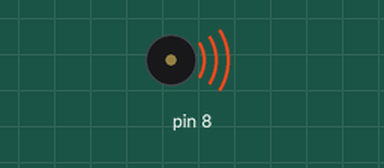
A sketch run on a simulated Arduino Uno, built with avr-gcc and run on an emulated ATmega328P. Parts: buzzer (waves = sounding).

Above: at 0.05 s.
At 2.41 s:
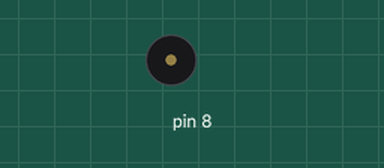
Timing chart, 0 to 3.0 s (numbered marks = the images above):
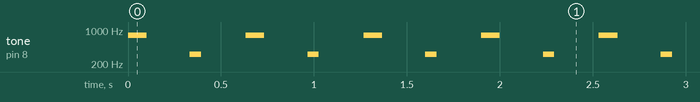

The sketch:

week06_4_ardinuo_slow_jogging.ino
```cpp
//week06_4_ardinuo_slow_jogging
void setup() {
  // put your setup code here, to run once:
  pinMode(8,OUTPUT);
}

void loop() {
  // put your main code here, to run repeatedly:
  tone(8,780,100);//自己決定聲音 Hz pin8 ,780 Hz,60ms
  delay(333);
  tone(8,320,60);//自己決定聲音 Hz pin8 ,320 Hz,60ms
  delay(300);
}
```

Measured:
- by itself, tone on pin 8: repeats every 0.63 s: silent 0.23 s, 320 Hz 0.06 s, silent 0.24 s, 780 Hz 0.10 s
